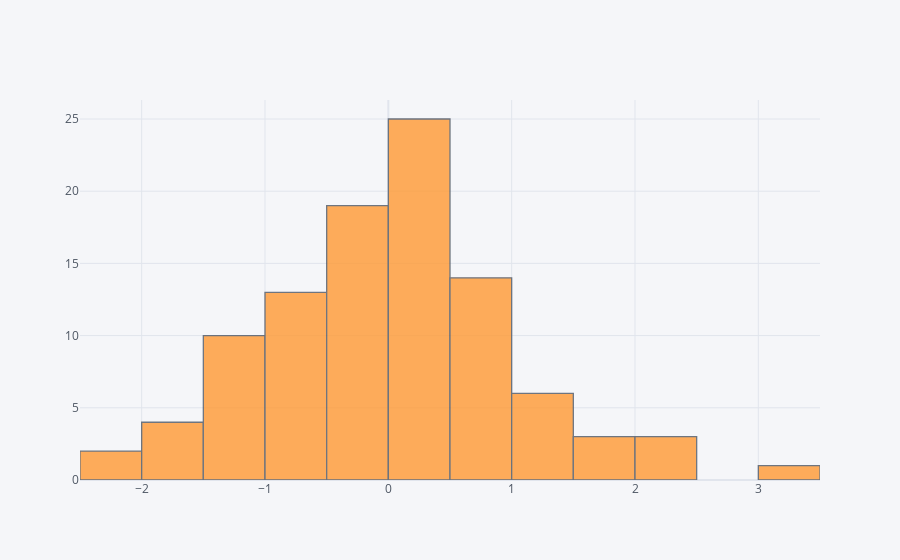

This figure's notebook cell:
### Markdown cell above
## histogram

### Code cell
df['A'].iplot(kind='hist',bins=25)

### Figure 1 — Plotly figure (JSON) as saved in the notebook; plotly's stock layout.template omitted (floating-point values rounded to 4 significant figures)
{"data": [{"histfunc": "count", "histnorm": "", "marker": {"color": "rgba(255, 153, 51, 1.0)", "line": {"color": "#4D5663", "width": 1.3}}, "name": "A", "nbinsx": 25, "opacity": 0.8, "orientation": "v", "type": "histogram", "x": [1.181, -1.009, 2.101, -1.276, 2.136, 0.4519, 0.3558, -0.3319, 0.1656, 2.094, 3.305, 0.8017, -0.08065, -0.2895, -0.6354, 0.06915, 0.9724, -0.4227, 0.4446, 1.931, 0.8628, -0.07437, -1.308, 0.07488, -0.5384, -1.151, -0.6446, -0.3004, -0.6769, 0.2141, 0.595, 0.2697, -0.7011, -1.349, 0.5735, 0.1169, -1.384, -1.512, -2.049, -0.4709, -1.712, -0.4193, 0.6342, 1.052, 0.2712, -0.6328, -0.2381, -1.56, 0.3564, -0.7432, 0.02125, -0.6171, -0.7288, 1.112, -0.0265, -0.4, 0.1709, 0.7704, 1.365, 0.2737, 0.9459, -2.039, 0.05308, -1.422, -0.324, -1.486, -1.326, 1.298, 0.7719, 0.4027, -0.1249, -0.3734, -0.004288, -0.6222, 0.1871, -0.8542, 0.2605, 0.8066, 0.8893, -0.1144, -0.4124, 0.3628, 0.1779, 0.2523, -0.7613, 0.5135, 1.761, -0.2333, -0.9634, 0.437, -1.553, 0.01359, 1.128, -0.4151, 0.2844, 0.07063, 0.7712, -1.275, 0.7651, 1.54]}], "layout": {"barmode": "overlay", "legend": {"bgcolor": "#F5F6F9", "font": {"color": "#4D5663"}}, "paper_bgcolor": "#F5F6F9", "plot_bgcolor": "#F5F6F9", "title": {"font": {"color": "#4D5663"}}, "xaxis": {"gridcolor": "#E1E5ED", "showgrid": true, "tickfont": {"color": "#4D5663"}, "title": {"font": {"color": "#4D5663"}, "text": ""}, "zerolinecolor": "#E1E5ED"}, "yaxis": {"gridcolor": "#E1E5ED", "showgrid": true, "tickfont": {"color": "#4D5663"}, "title": {"font": {"color": "#4D5663"}, "text": ""}, "zerolinecolor": "#E1E5ED"}}}
